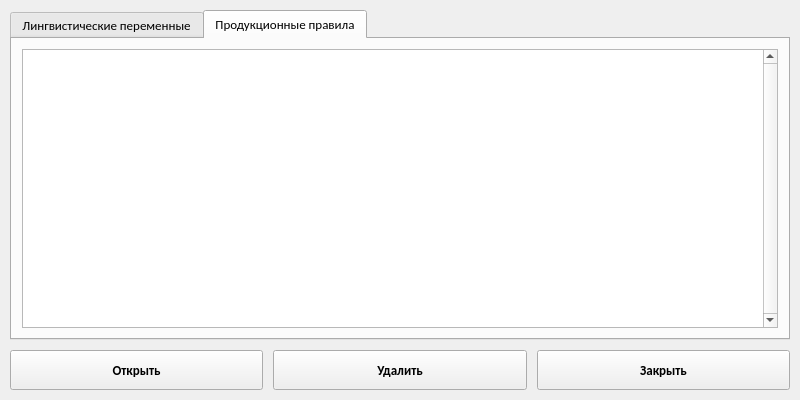
<?xml version="1.0" encoding="UTF-8"?>
<ui version="4.0">
 <class>dictionary_window</class>
 <widget class="QWidget" name="dictionary_window">
  <property name="geometry">
   <rect>
    <x>0</x>
    <y>0</y>
    <width>800</width>
    <height>400</height>
   </rect>
  </property>
  <property name="sizePolicy">
   <sizepolicy hsizetype="Preferred" vsizetype="Preferred">
    <horstretch>0</horstretch>
    <verstretch>0</verstretch>
   </sizepolicy>
  </property>
  <property name="maximumSize">
   <size>
    <width>16777215</width>
    <height>16777215</height>
   </size>
  </property>
  <property name="font">
   <font>
    <family>Calibri</family>
    <pointsize>10</pointsize>
   </font>
  </property>
  <property name="windowTitle">
   <string>Словарь</string>
  </property>
  <layout class="QVBoxLayout" name="verticalLayout">
   <property name="spacing">
    <number>10</number>
   </property>
   <property name="leftMargin">
    <number>10</number>
   </property>
   <property name="topMargin">
    <number>10</number>
   </property>
   <property name="rightMargin">
    <number>10</number>
   </property>
   <property name="bottomMargin">
    <number>10</number>
   </property>
   <item>
    <widget class="QTabWidget" name="tabWidget">
     <property name="currentIndex">
      <number>1</number>
     </property>
     <widget class="QWidget" name="tab_lp">
      <attribute name="title">
       <string>Лингвистические переменные</string>
      </attribute>
      <layout class="QVBoxLayout" name="verticalLayout_2">
       <property name="spacing">
        <number>10</number>
       </property>
       <property name="leftMargin">
        <number>10</number>
       </property>
       <property name="topMargin">
        <number>10</number>
       </property>
       <property name="rightMargin">
        <number>10</number>
       </property>
       <property name="bottomMargin">
        <number>10</number>
       </property>
       <item>
        <widget class="QListWidget" name="list_lp">
         <property name="minimumSize">
          <size>
           <width>0</width>
           <height>0</height>
          </size>
         </property>
         <property name="maximumSize">
          <size>
           <width>16777215</width>
           <height>16777215</height>
          </size>
         </property>
         <property name="verticalScrollBarPolicy">
          <enum>Qt::ScrollBarAlwaysOn</enum>
         </property>
        </widget>
       </item>
      </layout>
     </widget>
     <widget class="QWidget" name="tab_pp">
      <attribute name="title">
       <string>Продукционные правила</string>
      </attribute>
      <layout class="QVBoxLayout" name="verticalLayout_3">
       <property name="spacing">
        <number>10</number>
       </property>
       <property name="leftMargin">
        <number>10</number>
       </property>
       <property name="topMargin">
        <number>10</number>
       </property>
       <property name="rightMargin">
        <number>10</number>
       </property>
       <property name="bottomMargin">
        <number>10</number>
       </property>
       <item>
        <widget class="QListWidget" name="list_pp">
         <property name="minimumSize">
          <size>
           <width>0</width>
           <height>0</height>
          </size>
         </property>
         <property name="maximumSize">
          <size>
           <width>16777215</width>
           <height>16777215</height>
          </size>
         </property>
         <property name="verticalScrollBarPolicy">
          <enum>Qt::ScrollBarAlwaysOn</enum>
         </property>
        </widget>
       </item>
      </layout>
     </widget>
    </widget>
   </item>
   <item>
    <layout class="QHBoxLayout" name="horizontalLayout">
     <property name="spacing">
      <number>10</number>
     </property>
     <item>
      <widget class="QPushButton" name="button_open">
       <property name="minimumSize">
        <size>
         <width>100</width>
         <height>40</height>
        </size>
       </property>
       <property name="font">
        <font>
         <weight>75</weight>
         <bold>true</bold>
        </font>
       </property>
       <property name="cursor">
        <cursorShape>PointingHandCursor</cursorShape>
       </property>
       <property name="text">
        <string>Открыть</string>
       </property>
       <property name="iconSize">
        <size>
         <width>24</width>
         <height>24</height>
        </size>
       </property>
      </widget>
     </item>
     <item>
      <widget class="QPushButton" name="button_delete">
       <property name="minimumSize">
        <size>
         <width>100</width>
         <height>40</height>
        </size>
       </property>
       <property name="font">
        <font>
         <weight>75</weight>
         <bold>true</bold>
        </font>
       </property>
       <property name="cursor">
        <cursorShape>PointingHandCursor</cursorShape>
       </property>
       <property name="text">
        <string>Удалить</string>
       </property>
       <property name="iconSize">
        <size>
         <width>24</width>
         <height>24</height>
        </size>
       </property>
      </widget>
     </item>
     <item>
      <widget class="QPushButton" name="button_exit">
       <property name="minimumSize">
        <size>
         <width>100</width>
         <height>40</height>
        </size>
       </property>
       <property name="font">
        <font>
         <weight>75</weight>
         <bold>true</bold>
        </font>
       </property>
       <property name="cursor">
        <cursorShape>PointingHandCursor</cursorShape>
       </property>
       <property name="text">
        <string>Закрыть</string>
       </property>
       <property name="iconSize">
        <size>
         <width>24</width>
         <height>24</height>
        </size>
       </property>
      </widget>
     </item>
    </layout>
   </item>
  </layout>
 </widget>
 <resources/>
 <connections/>
</ui>
